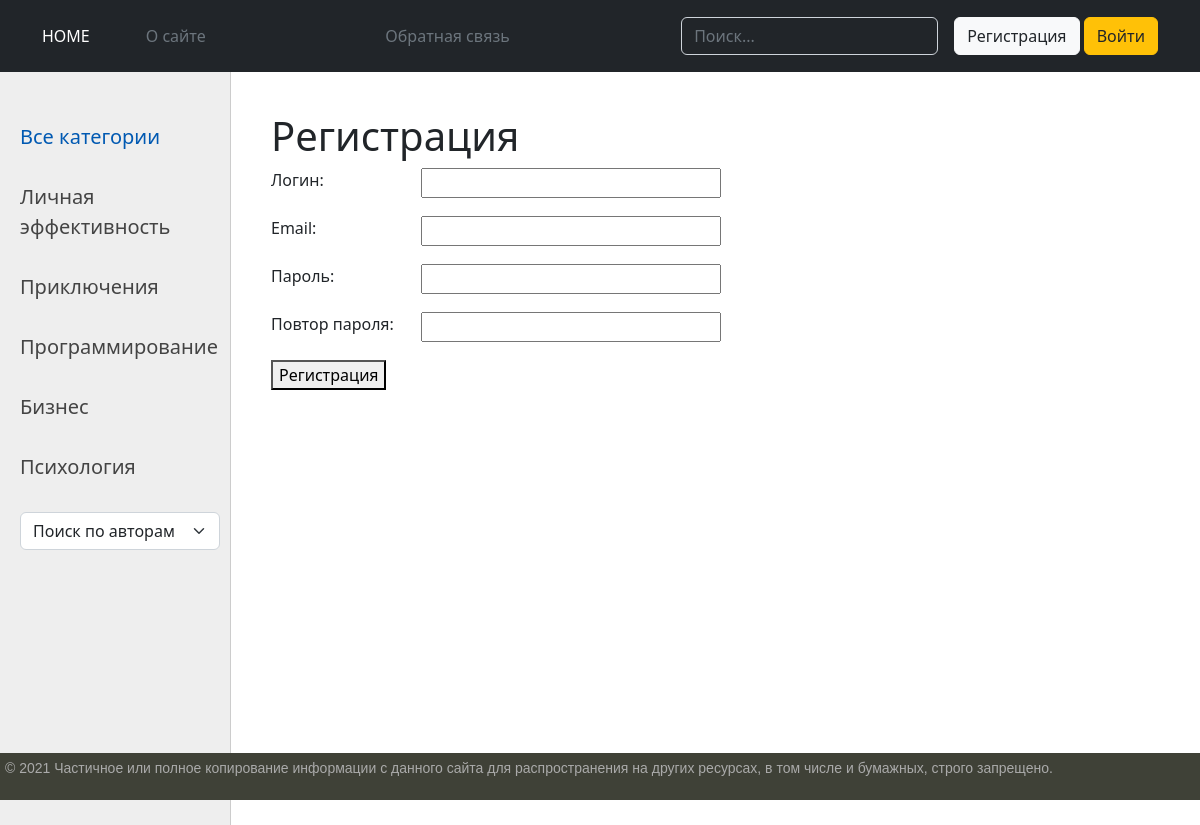
Screenshot of /register/ with the database file from the repository.
### book/models/genre.py (models this page shows)
class Genre(models.Model):
    name = models.CharField('Genre', max_length=50, db_index=True, unique=False)
    slug = models.SlugField(max_length=100, unique=True, db_index=True, verbose_name='URL')
    def __str__(self):
        return self.name
    def get_absolute_url(self):
        return reverse('category', kwargs={'category_slug': self.slug})
    class Meta:
        verbose_name = 'Категория'
        verbose_name_plural = 'Категории'
        ordering = ['id']

### book/views.py (the view, shortened to what this page needs)
# urls.py: path('register/', RegisterUser.as_view(), name='register'),
class RegisterUser(DataMixin,CreateView):
    form_class = RegisterUserForm
    template_name = 'book/register.html'
    success_url = reverse_lazy('login')
    def get_context_data(self, *, object_list=None, **kwargs):
        context = super().get_context_data(**kwargs)
        c_def = self.get_user_context(title="Регистрация")
        return dict(list(context.items()) + list(c_def.items()))

### book/forms.py
class RegisterUserForm(UserCreationForm):
    username = forms.CharField(label='Логин', widget=forms.TextInput(attrs={'class': 'form-input'}))
    email = forms.EmailField(label='Email', widget=forms.EmailInput(attrs={'class': 'form-input'}))
    password1 = forms.CharField(label='Пароль', widget=forms.PasswordInput(attrs={'class': 'form-input'}))
    password2 = forms.CharField(label='Повтор пароля', widget=forms.PasswordInput(attrs={'class': 'form-input'}))
    class Meta:
        model = User
        fields = ('username', 'email', 'password1', 'password2')

### book/templatetags/book_tags.py (called while the page is built)
@register.inclusion_tag('book/list_category.html')
def show_categories(sort=None, category_selected=0):
    if not sort:
        category = Genre.objects.all()
    else:
        category = Genre.objects.order_by(sort)
    return {"category": category, "category_selected": category_selected}

### book/utils.py (called while the page is built)
        def get_user_context(self, **kwargs):
                context = kwargs
                category = cache.get('category')
                if not category:
                    category = Genre.objects.all()
                    cache.set(category, category, 60)
                context['menu'] = menu
                context['category'] = category
                if 'category_selected' not in context:
                        context['category_selected'] = 0
                return context

### book/templates/book/register.html (shortened to what this page needs)
{% extends 'book/base.html' %}
{% block content %}
<h1>{{title}}</h1>
<form method="post">
{% for f in form %}
<p><label class="form-label" for="{{ f.id_for_label }}">{{f.label}}: </label>{{ f }}</p>
{% endfor %}
    <button type="submit">Регистрация</button>
</form>
{% endblock %}

### book/templates/book/list_category.html
{% for c in category %}
	{% if c.pk == category_selected %}
		<li class="selected">{{c.name}}</li>
	{% else %}
		<li><a href="{{ c.get_absolute_url }}">{{c.name}}</a></li>
	{% endif %}
{% endfor %}

### book/static/book/css/styles.css (style rules this page uses)
html, body { font-family: 'Arial'; margin: 0; padding: 0; height: 100%; width: 100%; color: #00FFFF; }
a { color: #0059b2; text-decoration: none; }
.left-chapters ul li { margin: 30px 0 0 0; color: #999; }
.left-chapters ul li a { color: #444; text-decoration: none; }
.form-input { width: 300px; font-size: 16px; }
.form-label { display: inline-block; min-width: 150px; vertical-align: top; }

### rows the page displays
Genre: name "Личная эффективность"
Genre: name "Приключения"
Genre: name "Программирование"
Genre: name "Бизнес"
Genre: name "Психология"

### other values shown
{{ m.title }} "О сайте" "Обратная связь"
{{ title }} "Регистрация"
{{ f.label }} "Логин" "Email" "Пароль" "Повтор пароля"
